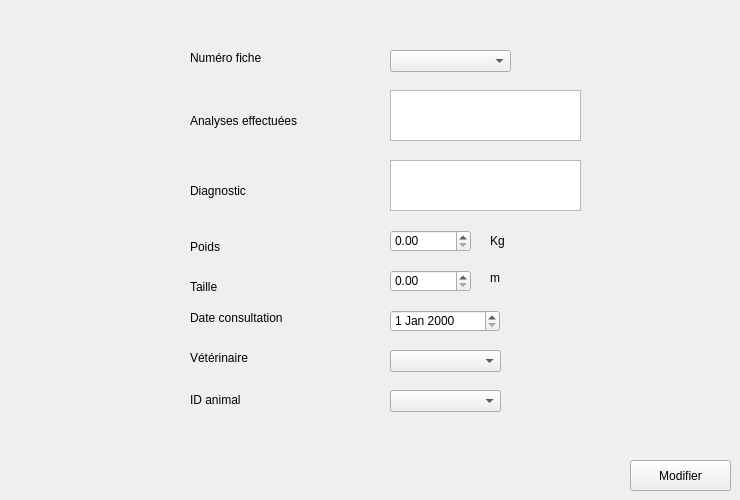
      <widget class="QWidget" name="tab_5">
       <attribute name="title">
        <string>Modifier</string>
       </attribute>
       <widget class="QLabel" name="label_25">
        <property name="geometry">
         <rect>
          <x>190</x>
          <y>240</y>
          <width>47</width>
          <height>13</height>
         </rect>
        </property>
        <property name="text">
         <string>Poids</string>
        </property>
       </widget>
       <widget class="QLabel" name="label_26">
        <property name="geometry">
         <rect>
          <x>190</x>
          <y>180</y>
          <width>101</width>
          <height>21</height>
         </rect>
        </property>
        <property name="text">
         <string>Diagnostic</string>
        </property>
       </widget>
       <widget class="QLabel" name="label_27">
        <property name="geometry">
         <rect>
          <x>190</x>
          <y>50</y>
          <width>111</width>
          <height>16</height>
         </rect>
        </property>
        <property name="text">
         <string>Numéro fiche</string>
        </property>
       </widget>
       <widget class="QLabel" name="label_28">
        <property name="geometry">
         <rect>
          <x>190</x>
          <y>350</y>
          <width>101</width>
          <height>16</height>
         </rect>
        </property>
        <property name="text">
         <string>Vétérinaire</string>
        </property>
       </widget>
       <widget class="QLabel" name="label_29">
        <property name="geometry">
         <rect>
          <x>190</x>
          <y>110</y>
          <width>151</width>
          <height>21</height>
         </rect>
        </property>
        <property name="text">
         <string>Analyses effectuées</string>
        </property>
       </widget>
       <widget class="QDoubleSpinBox" name="poids_modif">
        <property name="geometry">
         <rect>
          <x>390</x>
          <y>230</y>
          <width>81</width>
          <height>22</height>
         </rect>
        </property>
       </widget>
       <widget class="QTextEdit" name="diagnostic_modif">
        <property name="geometry">
         <rect>
          <x>390</x>
          <y>160</y>
          <width>191</width>
          <height>51</height>
         </rect>
        </property>
       </widget>
       <widget class="QLabel" name="label_30">
        <property name="geometry">
         <rect>
          <x>190</x>
          <y>280</y>
          <width>47</width>
          <height>13</height>
         </rect>
        </property>
        <property name="text">
         <string>Taille</string>
        </property>
       </widget>
       <widget class="QTextEdit" name="analyses_modif">
        <property name="geometry">
         <rect>
          <x>390</x>
          <y>90</y>
          <width>191</width>
          <height>51</height>
         </rect>
        </property>
       </widget>
       <widget class="QLabel" name="label_31">
        <property name="geometry">
         <rect>
          <x>190</x>
          <y>390</y>
          <width>91</width>
          <height>20</height>
         </rect>
        </property>
        <property name="text">
         <string>ID animal</string>
        </property>
       </widget>
       <widget class="QComboBox" name="id_modif_2">
        <property name="geometry">
         <rect>
          <x>390</x>
          <y>390</y>
          <width>111</width>
          <height>22</height>
         </rect>
        </property>
       </widget>
       <widget class="QDoubleSpinBox" name="taille_modif">
        <property name="geometry">
         <rect>
          <x>390</x>
          <y>270</y>
          <width>81</width>
          <height>22</height>
         </rect>
        </property>
       </widget>
       <widget class="QDateEdit" name="date_cons_modif">
        <property name="geometry">
         <rect>
          <x>390</x>
          <y>310</y>
          <width>110</width>
          <height>22</height>
         </rect>
        </property>
       </widget>
       <widget class="QLabel" name="label_32">
        <property name="geometry">
         <rect>
          <x>190</x>
          <y>310</y>
          <width>141</width>
          <height>16</height>
         </rect>
        </property>
        <property name="text">
         <string>Date consultation</string>
        </property>
       </widget>
       <widget class="QPushButton" name="modif_fiche">
        <property name="geometry">
         <rect>
          <x>630</x>
          <y>460</y>
          <width>101</width>
          <height>31</height>
         </rect>
        </property>
        <property name="text">
         <string>Modifier</string>
        </property>
       </widget>
       <widget class="QComboBox" name="num_modif">
        <property name="geometry">
         <rect>
          <x>390</x>
          <y>50</y>
          <width>121</width>
          <height>22</height>
         </rect>
        </property>
       </widget>
       <widget class="QLabel" name="label_16">
        <property name="geometry">
         <rect>
          <x>490</x>
          <y>270</y>
          <width>31</width>
          <height>16</height>
         </rect>
        </property>
        <property name="text">
         <string>m</string>
        </property>
       </widget>
       <widget class="QLabel" name="label_37">
        <property name="geometry">
         <rect>
          <x>490</x>
          <y>230</y>
          <width>55</width>
          <height>21</height>
         </rect>
        </property>
        <property name="text">
         <string>Kg</string>
        </property>
       </widget>
       <widget class="QComboBox" name="vet">
        <property name="geometry">
         <rect>
          <x>390</x>
          <y>350</y>
          <width>111</width>
          <height>22</height>
         </rect>
        </property>
       </widget>
      </widget>
